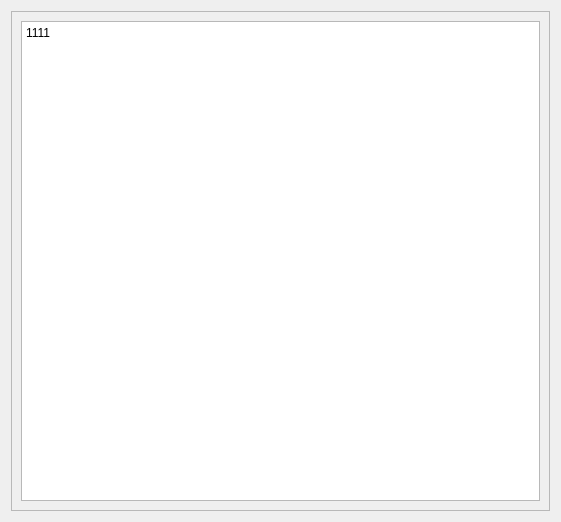
<?xml version="1.0" encoding="UTF-8"?>
<ui version="4.0">
 <class>Dialog</class>
 <widget class="QDialog" name="Dialog">
  <property name="geometry">
   <rect>
    <x>0</x>
    <y>0</y>
    <width>561</width>
    <height>518</height>
   </rect>
  </property>
  <property name="windowTitle">
   <string>Dialog</string>
  </property>
  <layout class="QVBoxLayout" name="verticalLayout">
   <item>
    <widget class="QScrollArea" name="scrollArea">
     <property name="minimumSize">
      <size>
       <width>0</width>
       <height>500</height>
      </size>
     </property>
     <property name="widgetResizable">
      <bool>true</bool>
     </property>
     <widget class="QWidget" name="scrollAreaWidgetContents">
      <property name="geometry">
       <rect>
        <x>0</x>
        <y>0</y>
        <width>541</width>
        <height>498</height>
       </rect>
      </property>
      <layout class="QVBoxLayout" name="verticalLayout_2">
       <item>
        <widget class="QTextEdit" name="textEdit">
         <property name="html">
          <string>&lt;!DOCTYPE HTML PUBLIC &quot;-//W3C//DTD HTML 4.0//EN&quot; &quot;http://www.w3.org/TR/REC-html40/strict.dtd&quot;&gt;
&lt;html&gt;&lt;head&gt;&lt;meta name=&quot;qrichtext&quot; content=&quot;1&quot; /&gt;&lt;style type=&quot;text/css&quot;&gt;
p, li { white-space: pre-wrap; }
&lt;/style&gt;&lt;/head&gt;&lt;body style=&quot; font-family:'SimSun'; font-size:9pt; font-weight:400; font-style:normal;&quot;&gt;
&lt;p style=&quot; margin-top:0px; margin-bottom:0px; margin-left:0px; margin-right:0px; -qt-block-indent:0; text-indent:0px;&quot;&gt;1111&lt;/p&gt;&lt;/body&gt;&lt;/html&gt;</string>
         </property>
        </widget>
       </item>
      </layout>
     </widget>
    </widget>
   </item>
  </layout>
 </widget>
 <resources/>
 <connections/>
</ui>
